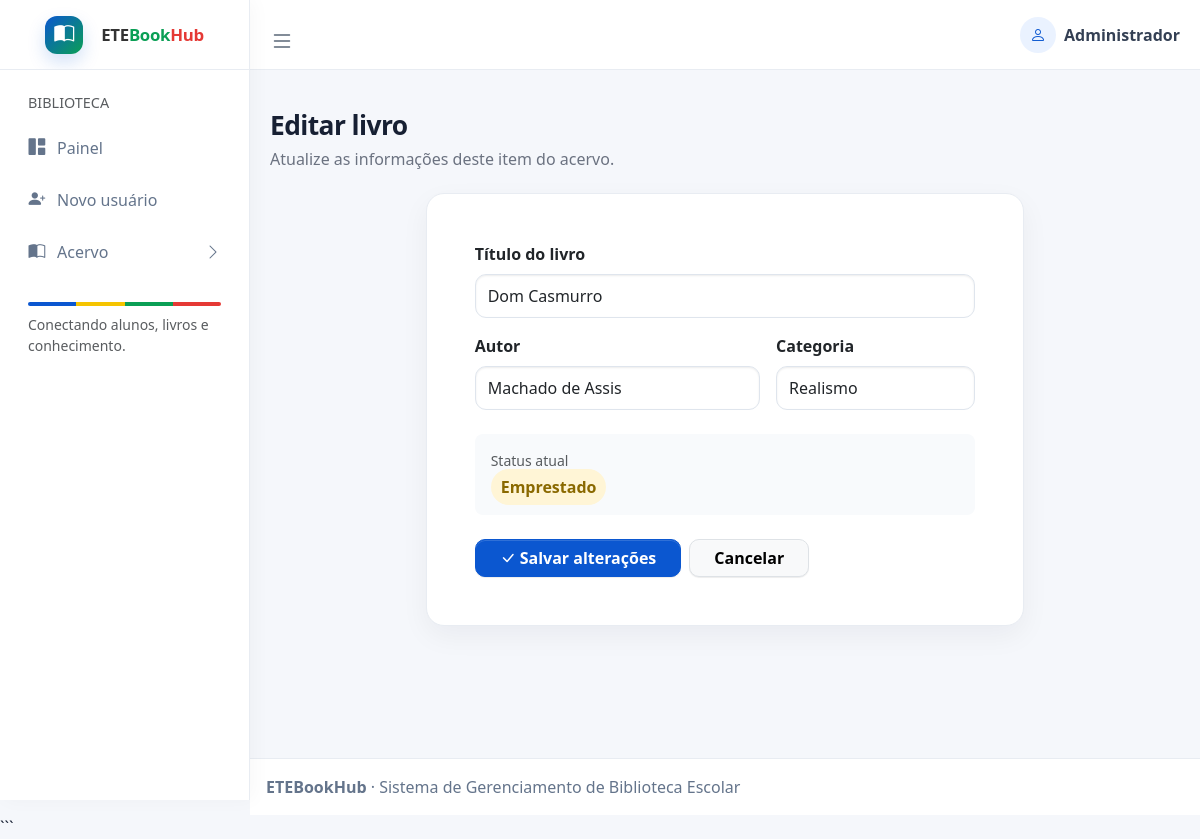
The app's page /editar_livro/1 (signed in), older data.
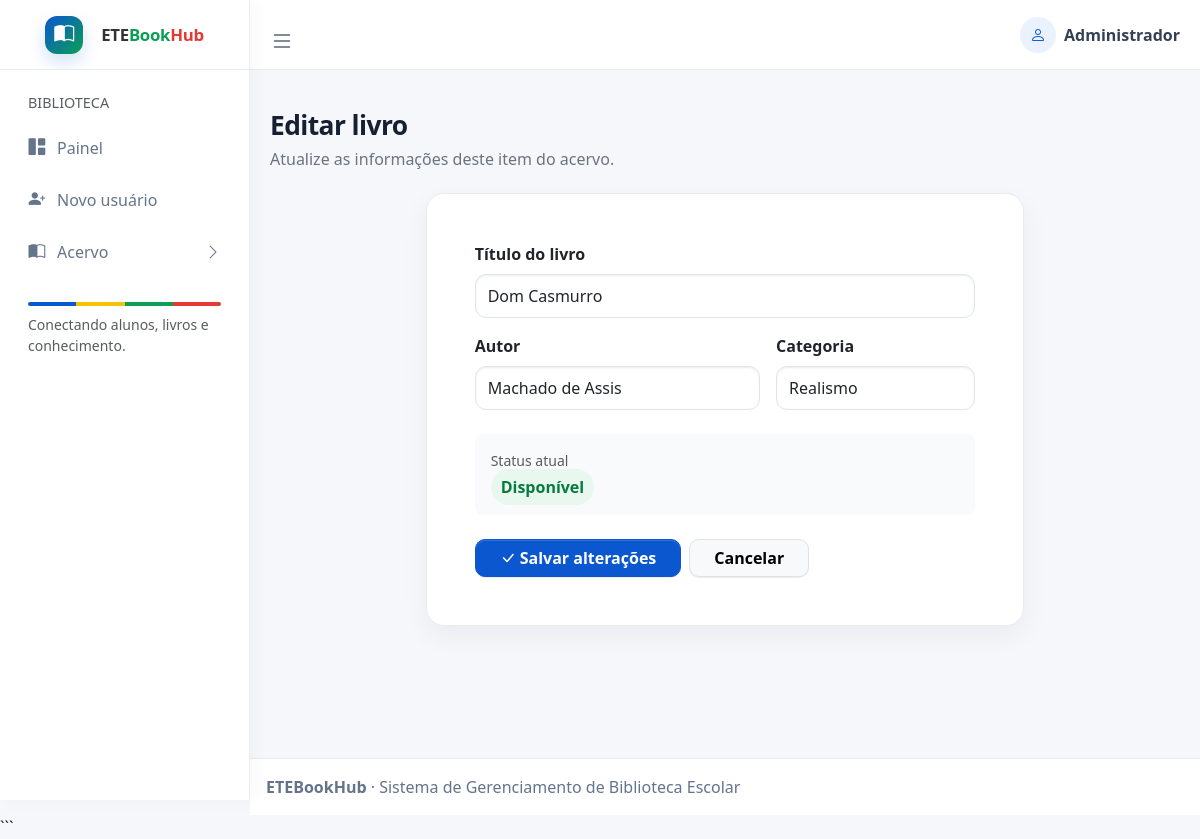
The same page, newer data.
### app.py (the view, shortened to what this page needs)
@app.route("/editar_livro/<int:id_livro>", methods=["GET", "POST"])
@login_required
def editarLivro(id_livro):
    livro = buscar_livro(id_livro)
    if livro is None:
        flash("Livro não encontrado.", "danger")
        return redirect(url_for("listarLivros"))
    return render_template("admin/editar_livro.html", livro=livro)

### app.py (called while the page is built)
def login_required(view):
    @wraps(view)
    def wrapped_view(*args, **kwargs):
        if session.get("usuario_id") is None:
            flash("Entre com sua conta para acessar o acervo.", "warning")
            return redirect(url_for("login"))
        return view(*args, **kwargs)
    return wrapped_view

### database.py (called while the page is built)
def conexao():
    conn = sqlite3.connect("biblioteca.db")
    conn.row_factory = sqlite3.Row
    return conn

def buscar_livro(id_livro):
    conn = conexao()
    livro = conn.execute(
        "SELECT * FROM livro WHERE id = ?", (id_livro,)
    ).fetchone()
    conn.close()
    return livro

### templates/admin/editar_livro.html (shortened to what this page needs)
{% extends 'admin/base.html' %}
{% block content %}
<div class="page-heading"><h1>Editar livro</h1><p>Atualize as informações deste item do acervo.</p></div>
<div class="row justify-content-center"><div class="col-xl-8"><div class="card"><div class="card-body p-4 p-lg-5">
<form method="POST">
  <div class="row g-3">
    <div class="col-12"><label for="titulo" class="form-label fw-semibold">Título do livro</label><input type="text" class="form-control" id="titulo" name="titulo" value="{{ livro['titulo'] }}" required></div>
    <div class="col-md-7"><label for="autor" class="form-label fw-semibold">Autor</label><input type="text" class="form-control" id="autor" name="autor" value="{{ livro['autor'] }}" required></div>
    <div class="col-md-5"><label for="categoria" class="form-label fw-semibold">Categoria</label><input type="text" class="form-control" id="categoria" name="categoria" value="{{ livro['categoria'] or '' }}"></div>
  </div>
  <div class="mt-4 p-3 rounded-3" style="background:#f8fafc"><small class="text-muted d-block mb-1">Status atual</small>{% if livro['status'] == 'disponivel' %}<span class="badge-soft badge-available">Disponível</span>{% else %}<span class="badge-soft badge-loaned">Emprestado</span>{% endif %}</div>
  <div class="d-flex gap-2 mt-4"><button type="submit" class="btn btn-primary px-4"><i class="bi bi-check-lg me-1"></i>Salvar alterações</button><a href="{{ url_for('listarLivros') }}" class="btn btn-light border px-4">Cancelar</a></div>
</form>
</div></div></div></div>
{% endblock %}

Row changes from the older to the newer data that the page shows:
changed livro "Dom Casmurro": status "emprestado" → "disponivel" (drawn)
Text that changed along with them:
text no longer shown: "Emprestado"
text now shown: "Disponível"
